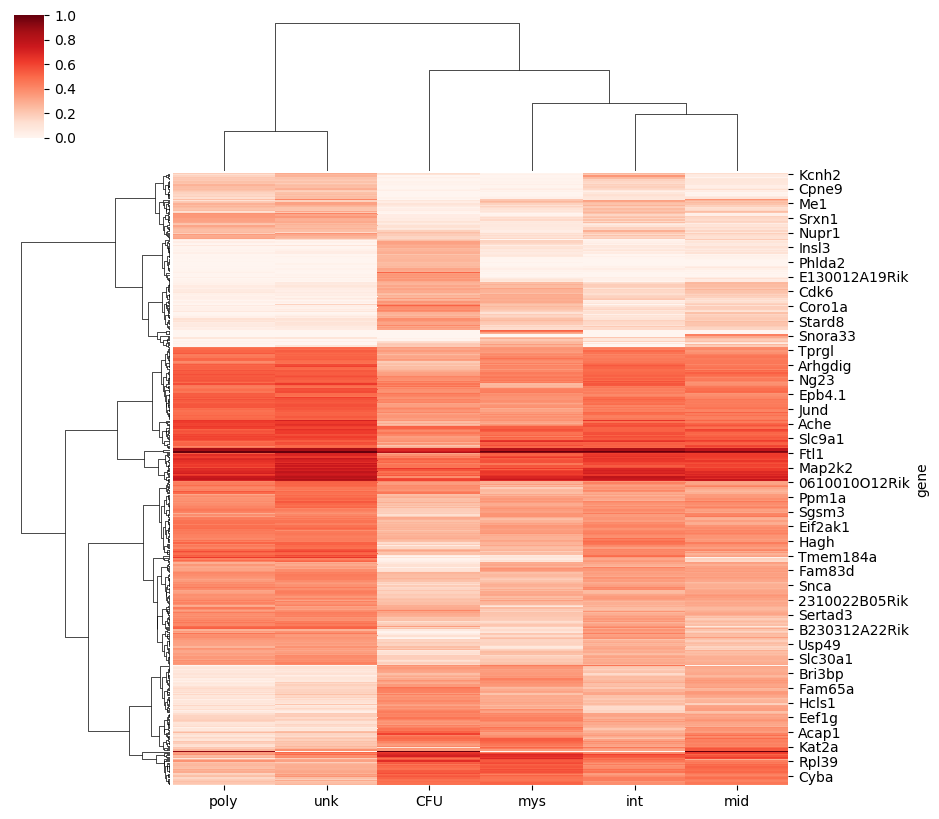

Python code for this plot:
#!/usr/bin/env python3

"""
Usage: ./cluster.py rna-seq.txt

find position of motif within CTCF peak
"""

import sys
import numpy as np
import matplotlib.pyplot as plt
import scipy as sp
import pandas as pd
import seaborn as sns


f = open(sys.argv[1])
#df = pd.read_csv(sys.argv[1], index_col=0) # treat first column as index
data = pd.read_csv(f, sep="\t", index_col='gene')
df = pd.DataFrame(data)
#df_array = np.array(df)
#print(df["CFU"])
#cmap = sns.diverging_palette(220, 20, sep=20, as_cmap=True)
#https://python-graph-gallery.com/404-dendrogram-with-heat-map/
ax = sns.clustermap(df, metric="euclidean", standard_scale=1, method="ward", cmap="Reds")
#plt.show()
ax.savefig("cluster.png")
plt.close()

from sklearn.cluster import KMeans
kmeans = KMeans(n_clusters=4)
kmeans.fit(df)
y_kmeans = kmeans.predict(df)

plt.figure()
plt.title("k-means plot")
plt.scatter(df["CFU"], df['poly'], c=y_kmeans, s=5, cmap='viridis')
plt.ylabel("poly expression")
plt.xlabel("CFU expression")
plt.savefig("kmeans.png")
plt.close()